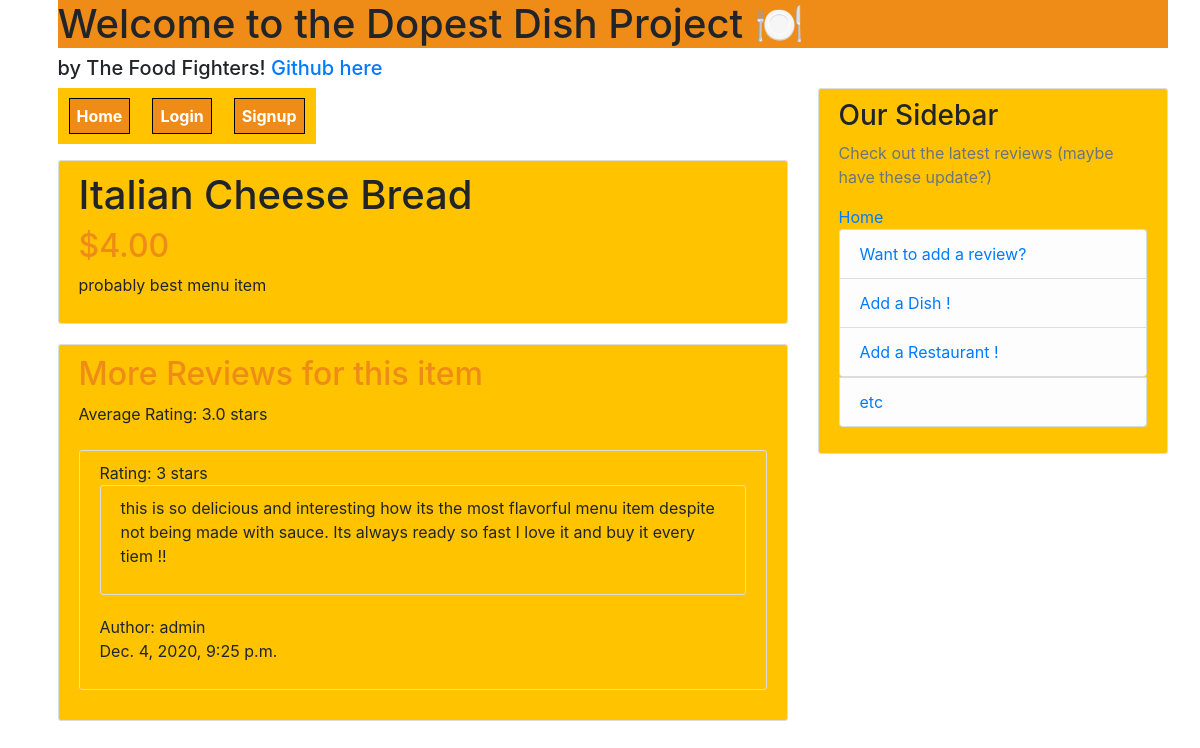
The app's page /dish/2/ with its own data.
### dishes/models.py (models this page shows)
class Dish(models.Model):
    title = models.CharField(max_length=50, blank=False, null=False)
    resID = models.ForeignKey(Restaurant, on_delete=models.CASCADE)
    price = models.DecimalField(decimal_places=2,max_digits=10000)
    description = models.TextField(blank=False, null=False)
    numReviews = models.IntegerField(default=0)
    class Meta:
        verbose_name_plural = "dishes"
        constraints = [
            models.UniqueConstraint(fields=['title','resID'], name='menuItem')
        ]
    def __str__(self):
        return self.title

### reviews/models.py (models this page shows, shortened)
class Review(models.Model):
    stars = [
        (1, '1 star'),
        (2, '2 stars'),
        (3, '3 stars'),
        (4, '4 stars'),
        (5, '5 stars'),
    ]
    dish = models.ForeignKey(Dish, on_delete=models.CASCADE)
    restaurant = models.ForeignKey(Restaurant, on_delete=models.CASCADE)
    review_text = models.TextField()
    rating = models.PositiveIntegerField(choices=stars)
    date_posted = models.DateTimeField(default=timezone.now)
    author = models.ForeignKey(User, on_delete=models.CASCADE)
    class Meta:
        verbose_name_plural = "reviews"
        constraints = [
            models.UniqueConstraint(fields=['author','dish','restaurant'], name='oneVote')
        ]

### dishes/views.py (the view)
# urls.py: path('dish/<int:id>/', dish_view, name='dish-details'),
def dish_view(request,id):
    obj = Dish.objects.get(id=id)
    reviewList = []
    avgRating = 0
    i = 0
    if Review.objects.filter(dish=obj.id).exists():
            reviewList = Review.objects.filter(dish=obj.id)
    for r in reviewList:
        i+=1
        avgRating += r.rating
    if i > 0:
        avgRating /= i
    context = {
    'object':obj,
    'reviewList':reviewList,
    'avgRating':avgRating
    }
    print(obj)
    return render(request,"dishes/dish_details.html",context)

### dishes/templates/dishes/dish_details.html
{% extends "base.html" %}
{% load crispy_forms_tags %}
{% block content %}
    <div class="content-section">
      <h1>{{object.title}}</h1>
      <h2>${{object.price}}</h2>
      <p>{{object.description}}</p>
    </div>
    <div class="content-section">
      <h2>More Reviews for this item</h2>
      <p1>Average Rating: {{avgRating}} stars</p1>
      <br></br>
      {% for post in reviewList %}
      <div class="content-section">
      <p1>Rating: {{post.rating}} stars</p1>
      <div class="content-section">
        <p>{{post.review_text}}</p>
        </div>
        <p1>Author: {{post.author}} </p1>
        <p>{{post.date_posted}} </p>
        </div>
          {% endfor %}
    </div>
{% endblock content %}

### templates/base.html (style rules this page uses)
body { padding-left: 25px; }
h2 { color: #EF8C17; }
.content-section { background: #FFC300; padding: 10px 20px; border: 1px solid #dddddd; border-radius: 3px; margin-bottom: 20px; }

### records on screen
Dish: title "Italian Cheese Bread", price "4.00", description "probably best menu item"
Review: rating "3", review_text "this is so delicious and interesting how its the most flavorful menu item despite not being made with sauce. Its always ready so fast I love it and buy it every tiem !!", author "admin", date_posted "Dec. 4, 2020, 9:25 p.m."

### other values on screen
{{ avgRating }} "3.0"
